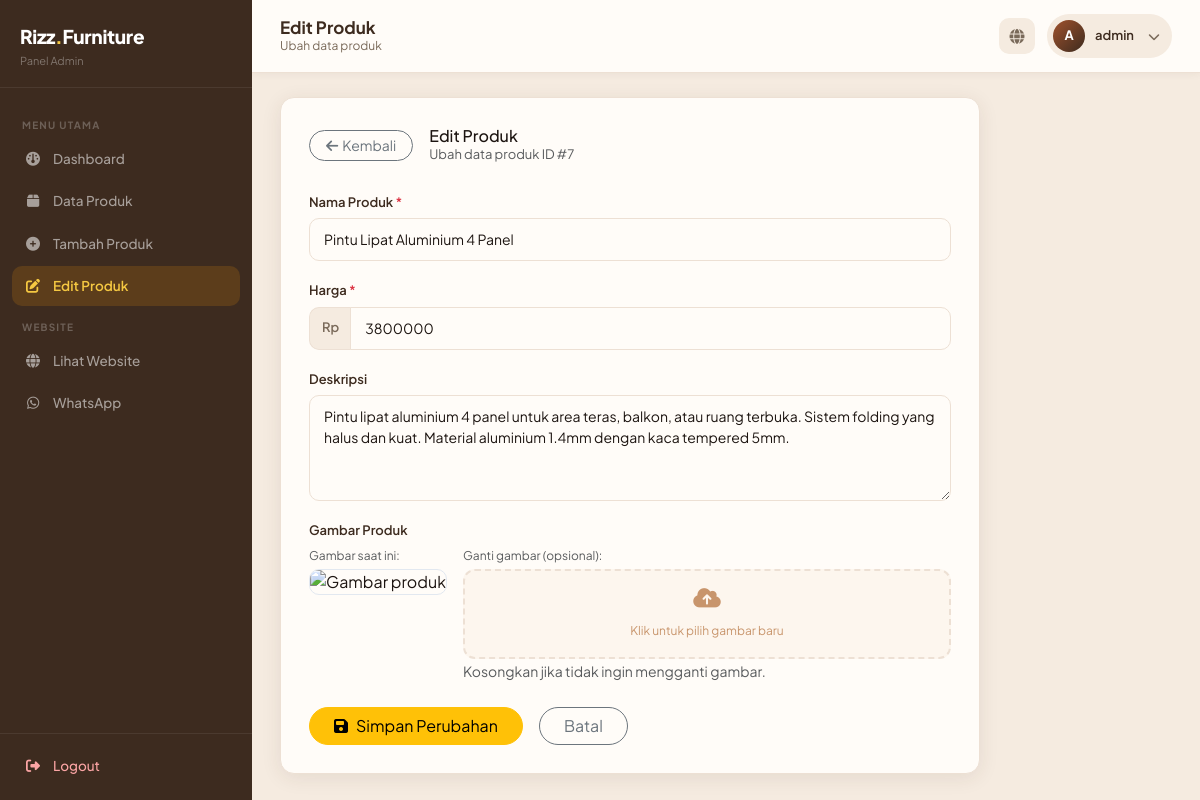
Screenshot of /admin/edit_produk.php?id=7 (signed in) with the database file from the repository.
### tables this page shows
CREATE TABLE IF NOT EXISTS `produk` (
  `id` int(11) NOT NULL AUTO_INCREMENT,
  `nama_produk` varchar(255) NOT NULL,
  `harga` int(11) NOT NULL,
  `deskripsi` text,
  `gambar` varchar(255) NOT NULL,
  `created_at` timestamp NOT NULL DEFAULT CURRENT_TIMESTAMP,
  PRIMARY KEY (`id`)
);

### admin/edit_produk.php (the view, shortened to what this page needs)
<?php
include '../config/koneksi.php';
$id = (int)($_GET['id'] ?? 0);
$produk = mysqli_fetch_assoc(mysqli_query($conn, "SELECT * FROM produk WHERE id = $id"));
?>
<!DOCTYPE html>
<html lang="id">
<head>
<link href="https://cdn.jsdelivr.net/npm/bootstrap@5.3.3/dist/css/bootstrap.min.css" rel="stylesheet">
<link rel="stylesheet" href="https://cdnjs.cloudflare.com/ajax/libs/font-awesome/6.5.1/css/all.min.css">
<link rel="stylesheet" href="../assets/css/admin-panel.css">
</head>
<body>
<div class="admin-wrapper">
<?php include 'includes/sidebar.php'; ?>
<div class="admin-main">
<?php include 'includes/topbar.php'; ?>
<div class="admin-content">
  <div class="form-card">
    <div class="d-flex align-items-center gap-3 mb-4">
      <a href="produk.php" class="btn btn-sm btn-outline-secondary rounded-pill px-3">
        <i class="fa-solid fa-arrow-left me-1"></i>Kembali
      </a>
      <div>
        <h5 class="fw-700 mb-0" style="font-size:16px;">Edit Produk</h5>
        <p class="text-muted mb-0" style="font-size:13px;">Ubah data produk ID #<?= $id ?></p>
      </div>
    </div>
    <form method="POST" enctype="multipart/form-data">
      <div class="mb-3">
        <label class="form-label">Nama Produk <span class="text-danger">*</span></label>
        <input type="text" name="nama_produk" class="form-control"
          value="<?= htmlspecialchars($_POST['nama_produk'] ?? $produk['nama_produk']) ?>" required>
      </div>
      <div class="mb-3">
        <label class="form-label">Harga <span class="text-danger">*</span></label>
        <div class="input-group">
          <span class="input-group-text">Rp</span>
          <input type="number" name="harga" class="form-control" min="1"
            value="<?= htmlspecialchars($_POST['harga'] ?? $produk['harga']) ?>" required>
        </div>
      </div>
      <div class="mb-3">
        <label class="form-label">Deskripsi</label>
        <textarea name="deskripsi" class="form-control" rows="4"><?= htmlspecialchars($_POST['deskripsi'] ?? $produk['deskripsi']) ?></textarea>
      </div>
      <div class="mb-4">
        <label class="form-label">Gambar Produk</label>
        <div class="d-flex gap-3 align-items-start flex-wrap">
          <div>
            <p class="text-muted mb-1" style="font-size:12px;">Gambar saat ini:</p>
            <img src="../upload/produk/<?= htmlspecialchars($produk['gambar']) ?>"
              id="currentImg"
              style="width:120px; height:90px; object-fit:cover; border-radius:10px; border:1px solid #e2e8f0;"
              onerror="this.src='../assets/images/carousel/carousel_kusen.jpg'"
              alt="Gambar produk">
          </div>
          <div class="flex-grow-1">
            <p class="text-muted mb-1" style="font-size:12px;">Ganti gambar (opsional):</p>
            <div class="preview-upload" style="height:90px;" onclick="document.getElementById('inputGambar').click()">
              <div class="upload-placeholder" id="uploadPlaceholder">
                <i class="fa-solid fa-cloud-arrow-up" style="font-size:22px;"></i>
                <span style="font-size:12px;">Klik untuk pilih gambar baru</span>
              </div>
            </div>
            <small class="text-muted">Kosongkan jika tidak ingin mengganti gambar.</small>
          </div>
        </div>
      </div>
      <div class="d-flex gap-3">
        <button type="submit" name="update" class="btn btn-warning rounded-pill px-4 fw-600">
          <i class="fa-solid fa-floppy-disk me-2"></i>Simpan Perubahan
        </button>
        <a href="produk.php" class="btn btn-outline-secondary rounded-pill px-4">Batal</a>
      </div>
    </form>
  </div>
</div>
</div>
</div>
</body>
</html>

### assets/css/admin-panel.css (style rules this page uses)
:root { --wood-dark: #3d2b1f; --wood: #6b4226; --wood-mid: #a0522d; --wood-light: #c8956c; --cream: #fdf6ee; --cream-2: #f5ebe0; --cream-3: #ede0d4; --terra: #c1440e; --terra-light: #e8724a; --sage: #4a7c59; --amber: #d4860b; --amber-light: #f5c842; --dark: #1c1410; --gray: #7a6a5a; --gray-light: #f0e8df; --white: #fffcf8; --sidebar-w: 252px; --transition: all 0.25s ease; --radius: 14px; --shadow: 0 4px 20px rgba(61, 43, 31, 0.09); }
*, *::before, *::after { box-sizing: border-box; margin: 0; padding: 0; }
html { scroll-behavior: smooth; }
body { font-family: 'Plus Jakarta Sans', 'Poppins', sans-serif; background: var(--cream-2); color: var(--dark); -webkit-font-smoothing: antialiased; }
.admin-wrapper { display: flex; min-height: 100vh; }
.admin-main { flex: 1; margin-left: var(--sidebar-w); display: flex; flex-direction: column; min-height: 100vh; }
.admin-content { padding: 24px 28px; flex: 1; }
.form-card { background: var(--white); border-radius: var(--radius); padding: 28px; box-shadow: var(--shadow); border: 1px solid var(--cream-3); max-width: 700px; }
.form-label { font-size: 13px; font-weight: 600; color: var(--wood-dark); margin-bottom: 6px; }
.form-control, .form-select { border-radius: 10px; border: 1.5px solid var(--cream-3); padding: 10px 14px; font-size: 14px; font-family: inherit; transition: var(--transition); color: var(--dark); background: var(--white); }
.input-group-text { background: var(--cream-2); border: 1.5px solid var(--cream-3); border-right: none; border-radius: 10px 0 0 10px; font-size: 13px; font-weight: 600; color: var(--gray); }
.input-group .form-control { border-radius: 0 10px 10px 0; }
.preview-upload { width: 100%; height: 180px; border: 2px dashed var(--cream-3); border-radius: 12px; display: flex; flex-direction: column; align-items: center; justify-content: center; cursor: pointer; transition: var(--transition); background: var(--cream); overflow: hidden; position: relative; }
.preview-upload .upload-placeholder { text-align: center; color: var(--wood-light); pointer-events: none; }
.preview-upload .upload-placeholder i { font-size: 32px; margin-bottom: 8px; display: block; }
.preview-upload .upload-placeholder span { font-size: 13px; }

### rows the page displays
produk: nama_produk "Pintu Lipat Aluminium 4 Panel", harga "3800000", deskripsi "Pintu lipat aluminium 4 panel untuk area teras, balkon, atau ruang terbuka. Sistem folding yang halus dan kuat. Material aluminium 1.4mm dengan kaca tempered 5mm."

### other values shown
$title "Edit Produk"
$subtitle "Ubah data produk"
substr($username, 0, 1) "A"
$username "admin"
$id "7"
